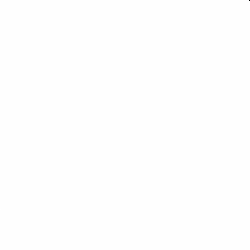
//> input picture OpenCVHungary/craters.tif, 250 x 250 px
$ ./bombcraters   (built with g++ and OpenCV 4)
//> lines starting //> are read from the running program, lines starting //| are printed output that depends on the picture; after the words box and inside, x2 and y2 are one past the last pixel; in counts of white or black regions, pixels touching at a corner belong together
### OpenCVHungary/functions.hpp
#pragma once

#include <iostream>
#include <opencv2/opencv.hpp>

using namespace std;
using namespace cv;

Mat smallcleanup(Mat binary, int n) {
	Mat input = binary.clone();
	Mat cleaned = binary.clone();
	Mat markers = Mat::zeros(binary.rows, binary.cols, CV_8U);
	vector<vector<Point> > contours;
	findContours(input, contours, CV_RETR_EXTERNAL, CV_CHAIN_APPROX_SIMPLE);
	for (size_t i = 0; i < contours.size(); i++) {
		drawContours(markers, contours, static_cast<int>(i), Scalar::all(255), -1);
		if (countNonZero(markers) < n) {
			drawContours(cleaned, contours, static_cast<int>(i), Scalar::all(0), -1);
		}
		markers = Mat::zeros(binary.rows, binary.cols, CV_8U);
	}
	return cleaned;
}

Mat bigcleanup(Mat binary, int n) {
	Mat input = binary.clone();
	Mat cleaned = binary.clone();
	Mat markers = Mat::zeros(binary.rows, binary.cols, CV_8U);

	vector<vector<Point> > contours;
	findContours(input, contours, CV_RETR_EXTERNAL, CV_CHAIN_APPROX_SIMPLE);
	for (size_t i = 0; i < contours.size(); i++) {
		drawContours(markers, contours, static_cast<int>(i), Scalar::all(255), -1);

		if (countNonZero(markers) > n) {
			drawContours(cleaned, contours, static_cast<int>(i), Scalar::all(0), -1);
		}
		markers = Mat::zeros(binary.rows, binary.cols, CV_8U);
	}
	return cleaned;
}


Mat fill(Mat binary) {
	Mat input = binary.clone();
	Mat filled = Mat::zeros(binary.rows, binary.cols, CV_8U);
	vector<vector<Point> > contours;
	findContours(input, contours, CV_RETR_EXTERNAL, CV_CHAIN_APPROX_SIMPLE);
	for (size_t i = 0; i < contours.size(); i++) {
		drawContours(filled, contours, static_cast<int>(i), Scalar::all(255), -1);
	}
	return filled;
}

### OpenCVHungary/bombcraters.cpp
#include <iostream>
#include <opencv2/opencv.hpp>
#include "functions.hpp"

using namespace std;
using namespace cv;

int main() {
	char command[200];
	//snprintf(command, sizeof(command), "C:\\lastools\\bin\\lasview.exe -i craters.las");
	snprintf(command, sizeof(command), "C:\\lastools\\bin\\las2dem -i craters.las -elevation -otif");
	system(command);

	Mat dtm = imread("craters.tif", -1);
//> dtm is the input picture: 250 rows x 250 cols, CV_32FC1; min -9999, max 83.84, mean 81.2
	if (!dtm.data) {
		cout << "No input dtm" << endl;
		return -1;
	}

	//cout << dtm.size();

	double min, max;
	Point min_loc, max_loc;
	minMaxLoc(dtm, &min, &max, &min_loc, &max_loc);
//> min = -9999; max = 83.84; min_loc = Point(249, 0); max_loc = Point(0, 209)
	cout << "Min: " << min << " max:" << max <<  endl;
//| Min: -9999 max:83.836
	//cout << src << endl;

	Mat smoothed;
	Mat kernel = Mat::ones(3, 3, CV_32F) / (float)(3*3);
	//cout << kernel;
	for (int i = 0; i <= 30; i++) {
		filter2D(dtm, smoothed, CV_32F, kernel);
	}

	Mat diff;
	diff = smoothed - dtm;
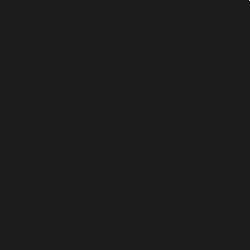
//> diff: 250 rows x 250 cols, CV_32FC1; min -1119.7, max 8957.9, mean 0.1; drawn with min black and max white
	imshow("1. Diff", diff);

	Mat binary;
	double breakvalue = 0.05;  // m-ben
	threshold(diff, binary, breakvalue, 255, 0);
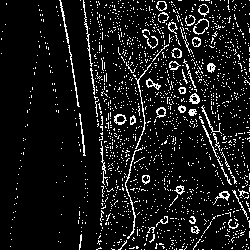
//> binary: 250 rows x 250 cols, CV_32FC1; 9.2% white in thin lines or dots
	if (binary.type() != CV_8U) {
		binary.convertTo(binary, CV_8U);
//> binary: 250 rows x 250 cols, CV_8UC1; 9.2% white in thin lines or dots
	}
	imshow("2. Binary", binary);

	int small = 30;
	Mat cleaned1 = smallcleanup(binary, small);
//> in smallcleanup, `findContours(input, contours, CV_RETR_EXTERNAL, CV_CHAIN_APPROX_SIMPLE);`: contours = 1631 contours, 1603 with area under 20; largest, box (x1, y1, x2, y2) and area: (114, 114, 127, 125) 87, (198, 4, 209, 17) 78, (156, 1, 167, 11) 74, (189, 93, 200, 104) 72, (156, 107, 166, 118) 66
//> after the loop in smallcleanup, `for (size_t i = 0; i < contours.size(); i++)`: markers: 250 rows x 250 cols, CV_8UC1; every value is 0
//> after the loop in smallcleanup, `for (size_t i = 0; i < contours.size(); i++)`:
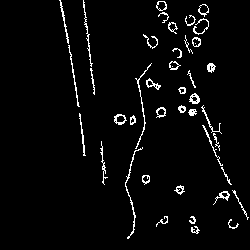
//> cleaned: 250 rows x 250 cols, CV_8UC1; 3.6% white in thin lines or dots, all inside (x1, y1, x2, y2) = (59, 0, 249, 239)
	imshow("3. Cleaned1", cleaned1);

	int big = 50;
	Mat cleaned2 = bigcleanup(cleaned1, big);
//> in bigcleanup, `findContours(input, contours, CV_RETR_EXTERNAL, CV_CHAIN_APPROX_SIMPLE);`: contours = 41 contours, 13 with area under 20; largest, box (x1, y1, x2, y2) and area: (114, 114, 127, 125) 87, (198, 4, 209, 17) 78, (156, 1, 167, 11) 74, (189, 93, 200, 104) 72, (156, 107, 166, 118) 66
//> the loop in bigcleanup, `for (size_t i = 0; i < contours.size(); i++)` made 41 passes
//> after the loop in bigcleanup, `for (size_t i = 0; i < contours.size(); i++)`:
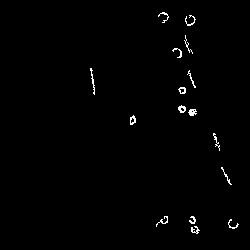
//> cleaned: 250 rows x 250 cols, CV_8UC1; 0.9% white in thin lines or dots, all inside (x1, y1, x2, y2) = (90, 12, 239, 234)
	imshow("4. Cleaned2", cleaned2);

	Mat closed;
	Mat mkernel = getStructuringElement(MORPH_RECT, Size(3, 3));
	morphologyEx(cleaned2, closed, MORPH_CLOSE, mkernel, Point(-1, -1), 1);
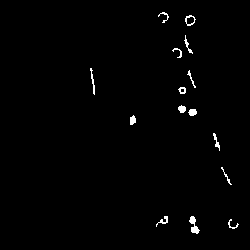
//> closed: 250 rows x 250 cols, CV_8UC1; 1.1% white; 15 white regions
	imshow("5. Closed", closed);

	Mat filled = fill(closed);
//> in fill, `findContours(input, contours, CV_RETR_EXTERNAL, CV_CHAIN_APPROX_SIMPLE);`: contours = 15 contours, 5 with area under 20; largest, box (x1, y1, x2, y2) and area: (185, 15, 196, 26) 72, (189, 216, 200, 234) 72, (188, 109, 197, 116) 38, (178, 105, 186, 113) 36, (130, 115, 136, 125) 34
//> the loop in fill, `for (size_t i = 0; i < contours.size(); i++)` made 15 passes
//> after the loop in fill, `for (size_t i = 0; i < contours.size(); i++)`: filled: 250 rows x 250 cols, CV_8UC1; 1.2% white; 15 white regions, largest, box (x1, y1, x2, y2) and area: (189, 216, 200, 234) 95, (185, 15, 196, 26) 88, (90, 68, 95, 95) 50
	imshow("6. Filled", filled);

	Mat opened;
	morphologyEx(filled, opened, MORPH_OPEN, mkernel, Point(-1, -1), 2);
//> opened: 250 rows x 250 cols, CV_8UC1; 0.48% white; 7 white regions
	imshow("7. Opened", opened);

	Mat ref = imread("reference.tif", -1);
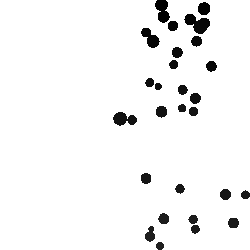
//> input picture OpenCVHungary/reference.tif, 250 x 250 px
//> ref is the input picture: 250 rows x 250 cols, CV_8UC1; min 0, max 255, mean 244.1
	imshow("8. Reference", ref);
	//cout << ref.size();

	vector<vector<Point> > contours;
	vector<Vec4i> hierarchy;
	findContours(opened, contours, hierarchy, CV_RETR_TREE, CV_CHAIN_APPROX_SIMPLE, Point(0, 0));
//> contours = 7 contours; box (x1, y1, x2, y2) and area: (186, 16, 195, 25) 61, (191, 227, 198, 233) 30, (189, 109, 196, 115) 30, (180, 87, 186, 94) 29, (130, 117, 136, 123) 24, (179, 106, 185, 112) 24, (190, 217, 195, 223) 20
	cvtColor(ref, ref, CV_GRAY2BGR);
	vector<Moments> mu(contours.size());
//> mu = 7 items
	vector<Point2f> mc(contours.size());
	for (int i = 0; i < contours.size(); i++)
	{
		mu[i] = moments(contours[i], false);
		mc[i] = Point2f(mu[i].m10 / mu[i].m00, mu[i].m01 / mu[i].m00);
		Scalar color = Scalar(255, 0, 255);
		circle(ref, mc[i], 0, color, 5, 0, 0);
	}
//> this loop made 7 passes
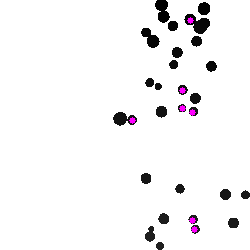
//> ref: 250 rows x 250 cols, CV_8UC3; 0.32% of pixels changed, all inside (x1, y1, x2, y2) = (129, 17, 198, 233)

	imshow("9. Solution", ref);

	waitKey(0);
	return 0;
}
